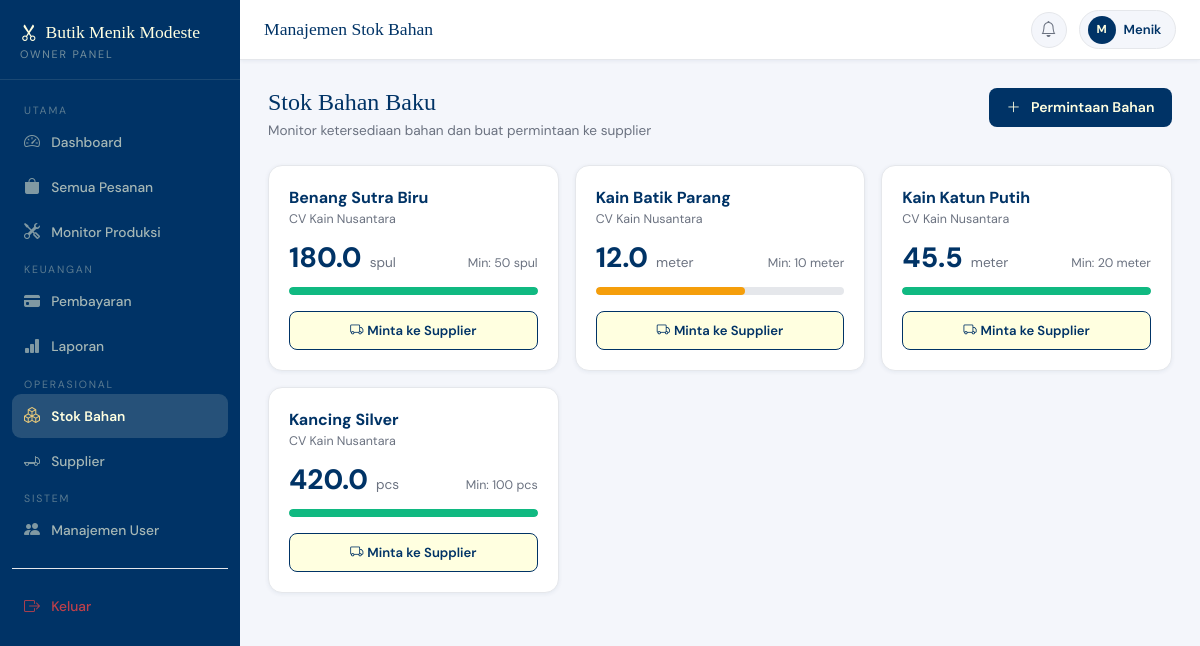
Screenshot of /modules/owner/stock.php (signed in) with the database file from the repository.
### tables this page shows
CREATE TABLE materials (
    id            INT UNSIGNED AUTO_INCREMENT PRIMARY KEY,
    supplier_id   INT UNSIGNED,                
    name          VARCHAR(100) NOT NULL,
    unit          VARCHAR(20) NOT NULL,        
    current_stock DECIMAL(10,2) NOT NULL DEFAULT 0,
    min_stock     DECIMAL(10,2) NOT NULL DEFAULT 0,   
    created_at    DATETIME NOT NULL DEFAULT CURRENT_TIMESTAMP,
    FOREIGN KEY (supplier_id) REFERENCES users(id) ON DELETE SET NULL
);

CREATE TABLE users (
    id           INT UNSIGNED AUTO_INCREMENT PRIMARY KEY,
    role_id      TINYINT UNSIGNED NOT NULL,
    name         VARCHAR(100) NOT NULL,
    email        VARCHAR(150) NOT NULL UNIQUE,
    phone        VARCHAR(20),
    password     VARCHAR(255) NOT NULL,           
    avatar       VARCHAR(255),
    is_active    TINYINT(1) NOT NULL DEFAULT 1,
    created_at   DATETIME NOT NULL DEFAULT CURRENT_TIMESTAMP,
    updated_at   DATETIME NOT NULL DEFAULT CURRENT_TIMESTAMP ON UPDATE CURRENT_TIMESTAMP,
    FOREIGN KEY (role_id) REFERENCES roles(id)
);

### modules/owner/stock.php (the view, shortened to what this page needs)
<?php
$db = db();
$materials = $db->query(
    "SELECT m.*, u.name AS supplier_name, u.id AS supplier_id FROM materials m LEFT JOIN users u ON m.supplier_id=u.id ORDER BY m.name"
)->fetchAll();
require_once __DIR__ . '/../../includes/layout-admin.php';
?>
<div class="bm-page-header d-flex align-items-start justify-content-between gap-3">
  <div>
    <h1>Stok Bahan Baku</h1>
    <p>Monitor ketersediaan bahan dan buat permintaan ke supplier</p>
  </div>
  <button class="btn-navy" onclick="new bootstrap.Modal(document.getElementById('reqModal')).show()"><i class="bi bi-plus-lg me-1"></i>Permintaan Bahan</button>
</div>
<div class="row g-3">
<?php foreach ($materials as $m):
  $pct     = $m['min_stock'] > 0 ? min(100, round($m['current_stock'] / $m['min_stock'] * 50)) : 100;
  $isLow   = $m['current_stock'] <= $m['min_stock'];
  $barColor= $isLow ? 'var(--danger)' : ($pct < 80 ? 'var(--warning)' : 'var(--success)');
?>
<div class="col-sm-6 col-xl-4">
  <div class="bm-card <?= $isLow ? 'border-danger' : '' ?>">
    <div class="bm-card-body">
      <div class="d-flex align-items-start justify-content-between mb-2">
        <div>
          <div style="font-weight:700;font-size:1rem;color:var(--navy)"><?= htmlspecialchars($m['name']) ?></div>
          <div style="font-size:.78rem;color:var(--text-muted)"><?= htmlspecialchars($m['supplier_name'] ?? 'Tanpa supplier') ?></div>
        </div>
      </div>
      <div class="d-flex align-items-baseline gap-2 mb-2">
        <span style="font-size:1.75rem;font-weight:800;color:<?= $isLow ? 'var(--danger)' : 'var(--navy)' ?>"><?= number_format($m['current_stock'],1) ?></span>
        <span style="font-size:.85rem;color:var(--text-muted)"><?= $m['unit'] ?></span>
        <span style="font-size:.78rem;color:var(--text-muted);margin-left:auto">Min: <?= number_format($m['min_stock'],0) ?> <?= $m['unit'] ?></span>
      </div>
      <div class="bm-progress mb-3">
        <div class="bm-progress-fill" style="width:<?= $pct ?>%;background:<?= $barColor ?>"></div>
      </div>
      <button class="btn-ivory w-100" style="font-size:.82rem" onclick="prefillRequest(<?= $m['id'] ?>, '<?= htmlspecialchars($m['name']) ?>', <?= $m['supplier_id'] ?>)">
        <i class="bi bi-truck me-1"></i>Minta ke Supplier
      </button>
    </div>
  </div>
</div>
<?php endforeach; ?>
</div>
<?php require_once __DIR__ . '/../../includes/layout-admin-footer.php'; ?>

### assets/css/global.css (style rules this page uses)
:root { --navy: #003366; --navy-dark: #001f40; --navy-mid: #004080; --ivory: #FFFFE0; --ivory-dim: #FFFFC8; --gold: #C9A84C; --gold-light: #E8C97A; --surface: #f4f6fb; --white: #ffffff; --border: #e5e7eb; --text-main: #1a1d23; --text-muted: #6b7280; --danger: #ef4444; --success: #10b981; --warning: #f59e0b; --info: #3b82f6; --radius: 14px; --radius-sm: 8px; --radius-xs: 5px; --shadow-sm: 0 1px 4px rgba(0,51,102,.07); --shadow-md: 0 4px 20px rgba(0,51,102,.12); --shadow-lg: 0 12px 40px rgba(0,51,102,.18); --ff-display: 'Playfair Display', Georgia, serif; --ff-body: 'DM Sans', system-ui, sans-serif; --sidebar-w: 240px; --topbar-h: 60px; --bottom-nav: 68px; }
*, *::before, *::after { box-sizing: border-box; }
html { scroll-behavior: smooth; -webkit-tap-highlight-color: transparent; }
body { font-family: var(--ff-body); background: var(--surface); color: var(--text-main); margin: 0; }
.bm-page-header { margin-bottom: 1.5rem; }
.bm-page-header h1 { font-family: var(--ff-display); font-size: 1.5rem; color: var(--navy); margin: 0; }
.bm-page-header p { color: var(--text-muted); font-size: .85rem; margin: .25rem 0 0; }
.bm-card { background: var(--white); border-radius: var(--radius); border: 1px solid var(--border); box-shadow: var(--shadow-sm); overflow: hidden; }
.bm-card-body { padding: 1.25rem; }
.btn-navy { background: var(--navy); color: var(--ivory); border: none; border-radius: var(--radius-sm); padding: .55rem 1.1rem; font-weight: 600; font-size: .88rem; cursor: pointer; transition: background .15s, transform .1s; text-decoration: none; display: inline-flex; align-items: center; gap: .4rem; }
.btn-ivory { background: var(--ivory); color: var(--navy); border: 1px solid var(--navy); border-radius: var(--radius-sm); padding: .55rem 1.1rem; font-weight: 600; font-size: .88rem; cursor: pointer; transition: background .15s; }
.bm-progress { height: 8px; background: #e5e7eb; border-radius: 4px; overflow: hidden; }
.bm-progress-fill { height: 100%; background: var(--navy); border-radius: 4px; transition: width .5s ease; }

### rows the page displays
materials: name "Benang Sutra Biru", supplier.name "CV Kain Nusantara", current_stock "180.0", unit "spul", min_stock "50"
materials: name "Kain Batik Parang", supplier.name "CV Kain Nusantara", current_stock "12.0", unit "meter", min_stock "10"
materials: name "Kain Katun Putih", supplier.name "CV Kain Nusantara", current_stock "45.5", unit "meter", min_stock "20"
materials: name "Kancing Silver", supplier.name "CV Kain Nusantara", current_stock "420.0", unit "pcs", min_stock "100"

### other values shown
APP_NAME "Butik Menik Modeste"
$roleLabel "OWNER PANEL"
$pageTitle "Manajemen Stok Bahan"
mb_substr($user['name'] ?? 'U', 0, 1) "M"
explode(' ', $user['name'] ?? '')[0] "Menik"
